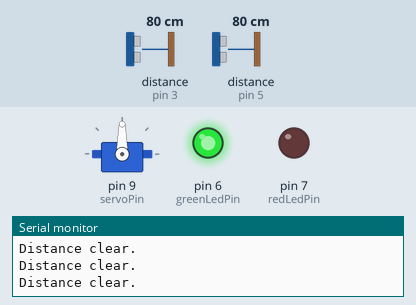
Bench run of a sketch on a simulated Arduino Uno, built with avr-gcc and run on an emulated ATmega328P. Shown: servo, output pins drawn as LEDs (lit = HIGH), the last lines printed to the serial monitor. Wiring (inferred from the names in the program): 2 × ultrasonic range finder: trigger pin 2, echo pin 3 / trigger pin 4, echo pin 5. The test bench sets the inputs (shaded band); at power-on: distance to the obstacle (sensors on pin 3, pin 5) 80 cm. The echo pulse lasts 58.3 µs per cm; pins used as bus, display or sensor lines are not drawn.

Above: at 1.3 s.
1.4 s: distance to the obstacle (sensor on pin 3) set to 12 cm
2.9 s: distance to the obstacle (sensor on pin 3) set to 9 cm
At 3.9 s:
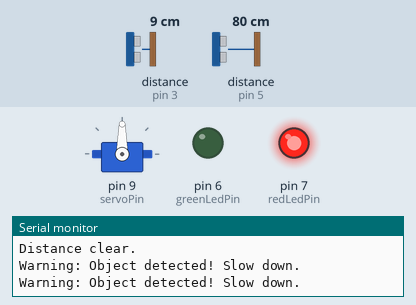
4.5 s: distance to the obstacle (sensor on pin 5) set to 8 cm
7.5 s: distance to the obstacle (sensor on pin 5) set to 5 cm
At 8.7 s:
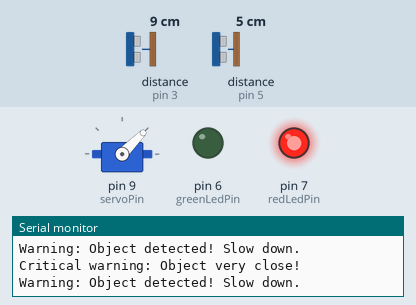
9.0 s: distance to the obstacle (sensor on pin 5) set to 9 cm
At 9.8 s:
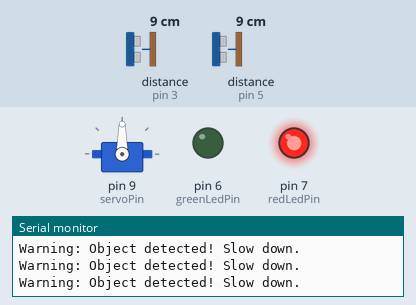
10.6 s: distance to the obstacle (sensor on pin 5) set to 2 cm
At 11.6 s:
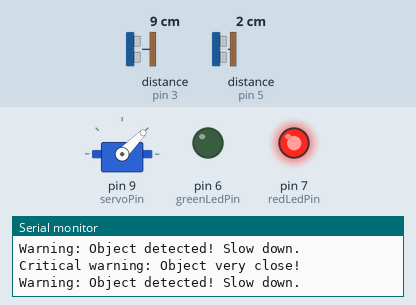
Timing chart, 0 to 13.1 s (numbered marks = the images above; inputs shaded):
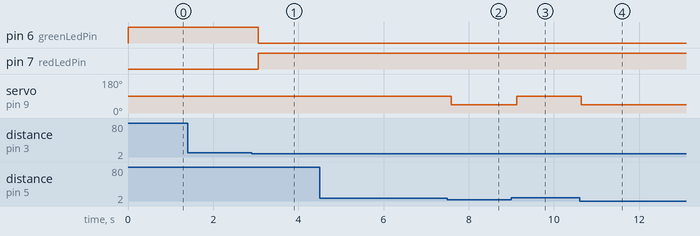

The sketch:

par_v2.ino
```cpp
#include <Servo.h>


const int trigPin1 = 2;
const int echoPin1 = 3;
const int trigPin2 = 4;
const int echoPin2 = 5;


const int greenLedPin = 6;
const int redLedPin = 7;

const int servoPin = 9;

const float minDistance = 10.0;
const float criticalDistance = 6.0;
Servo myServo;
int servoInitialPosition = 90;
int servoActivatedPosition = 45;

void setup() {
  Serial.begin(9600);
  pinMode(trigPin1, OUTPUT);
  pinMode(echoPin1, INPUT);
  pinMode(trigPin2, OUTPUT);
  pinMode(echoPin2, INPUT);
  pinMode(greenLedPin, OUTPUT);
  pinMode(redLedPin, OUTPUT);

  myServo.attach(servoPin);
  myServo.write(servoInitialPosition);
}

void loop() {

  float distance1 = getDistance(trigPin1, echoPin1);


  float distance2 = getDistance(trigPin2, echoPin2);


  if (distance1 < criticalDistance || distance2 < criticalDistance) {
    Serial.println("Critical warning: Object very close!");
    myServo.write(servoActivatedPosition);
  } else {
    myServo.write(servoInitialPosition);
  }


  if (distance1 < minDistance || distance2 < minDistance) {
    Serial.println("Warning: Object detected! Slow down.");
    digitalWrite(greenLedPin, LOW);
    digitalWrite(redLedPin, HIGH);
  } else {
    Serial.println("Distance clear.");
    digitalWrite(greenLedPin, HIGH);
    digitalWrite(redLedPin, LOW);
  }

  delay(500);
}

float getDistance(int trigPin, int echoPin) {

  digitalWrite(trigPin, LOW);
  delayMicroseconds(2);
  digitalWrite(trigPin, HIGH);
  delayMicroseconds(10);
  digitalWrite(trigPin, LOW);

  float duration = pulseIn(echoPin, HIGH);
  float distance = (duration / 2) * 0.0343;

  return distance;
}
```

Measured:
- the behaviour switches between 11 and 10 cm on distance to the obstacle (sensor on pin 3) (found by bisection; images 0 and 1)
- the behaviour switches between 7 and 6 cm on distance to the obstacle (sensor on pin 5) (found by bisection; images 1 and 2)
- after the input at 2.9 s, pin 6 (greenLedPin): HIGH → LOW after 0.16 s; pin 7 (redLedPin): LOW → HIGH after 0.16 s
- after the input at 7.5 s, servo on pin 9 (servoPin): 90° → 45° after 0.09 s
- after the input at 9.0 s, servo on pin 9 (servoPin): 45° → 90° after 0.13 s
- after the input at 10.6 s, servo on pin 9 (servoPin): 90° → 45° at once
